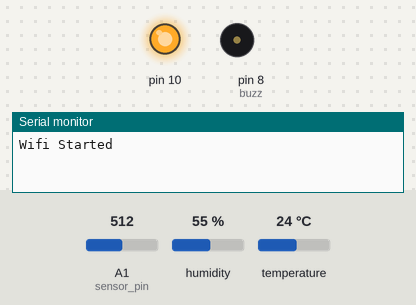
Recording of a sketch running on a simulated Arduino Uno, built with avr-gcc and run on an emulated ATmega328P. Parts: output pins drawn as LEDs (lit = HIGH), buzzer (waves = sounding, pin HIGH), the last lines printed to the serial monitor. Inputs (shaded band) come from the test bench; at power-on: A1 (sensor_pin) = 512, humidity 55 %, temperature 24 °C. The modem accepts every AT command (registered, SIM ready, sends succeed) and sends nothing else.

Above: at 0.1 s.
At 4.1 s:
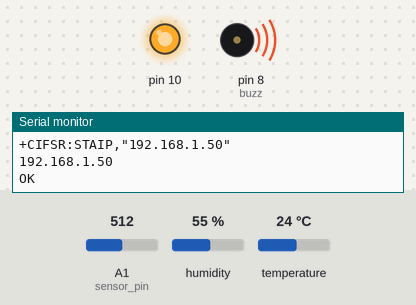
Timing chart, 0 to 5.6 s (numbered marks = the images above):
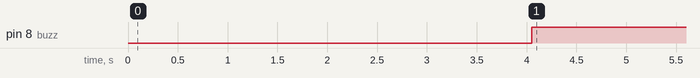

The sketch:

new_iot_irri.ino
```cpp
#include<SoftwareSerial.h>
#include <SPI.h>
#include<dht.h>
#define DEBUG "TRUE"
#define dht_apin A0 // Analog Pin to which the sensor is connected

const int sensor_pin = A1;                        /* Soil moisture sensor O/P pin */
int buzz=8;                                                  /* Buzzer Pin */
const int MOISTURE_LEVEL = 400;        /* Moisture level below which buzzer high*/


SoftwareSerial wifi(2,3); //rx, tx

dht DHT;

void setup()
{

  Serial.begin(9600);
  pinMode(buzz,OUTPUT);// Initialize serial communications with the PC
  while (!Serial);     // Do nothing if no serial port is opened (added for Arduinos based on ATMEGA32U4)
  SPI.begin();        // Init SPI bus
  Serial.println("Wifi Started");
  wifi.begin(9600);
  sendData("AT+RST\r\n",3000,DEBUG);
  sendData("AT+CIFSR\r\n",1000,DEBUG);

}

void loop()
{
  DHT.read11(dht_apin);
  int a=(int)DHT.temperature;
  int b=(int)DHT.humidity;
  float c=soil();
  iot(a,b,c);
  delay(5000);


}
int soil()
{
  float moisture_percentage;
  int sensor_analog;
  sensor_analog = analogRead(sensor_pin);                 /* Read soil sensor value*/
  moisture_percentage = (100-((sensor_analog/1023.00)*100));     /* Calculate moisture %*/
  if(sensor_analog < MOISTURE_LEVEL)
  {                        /* Buzzer HIGH */
    digitalWrite(buzz,LOW);
  }

  else
  {                                                           /*Buzzer LOW*/
    digitalWrite(buzz,HIGH);
  }
  return moisture_percentage;

}
void iot(int t,int h, float s)
{
      sendData("AT+CIPMUX=1\r\n",100,DEBUG); //set multiplexer to multiple connections

      sendData("AT+CIPSTART=1,\"TCP\",\"192.168.43.37\",80\r\n",150,DEBUG); // set the host website while mentioning the host and port number and the connection number

      String cipstart="GET /web/increment.php?temperature=";
      cipstart+=(String)t;
      cipstart+="&humidity=";
      cipstart+=(String)h;
      cipstart+="&soil=";
      cipstart+=(String)s;
      cipstart+=" HTTP/1.1\r\n"; //GET request in a String containing the information of the RFID card tapped

      String HOST="HOST: 192.168.43.37\r\n"; //mentioning the host address in the massage to be sent

      String conn="CONNECTION: keep-alive\r\n\r\n\r\n";
      int l=cipstart.length()+HOST.length()+conn.length(); //finding the total length of the massage to be sent

      String cipsend="AT+CIPSEND=1,";
      cipsend+=(String)l;
      cipsend+="\r\n"; //Sending information about bytes to be sent over the connection

      sendData(cipsend,100,DEBUG);

      sendData(cipstart,100,DEBUG);

      sendData(HOST,100,DEBUG);

      sendData(conn,100,DEBUG);//self-explanatory, sending the above string to the esp through the function sendData(command,timeout,DEBUG);

      sendData("AT+CIPCLOSE=1\r\n",500,DEBUG); //closing the connection number 1;

}

String sendData(String command, const int timeout, boolean debug)
{
  String response="";
  wifi.print(command);
  delay(timeout);
  while(wifi.available())
  {
    char c=wifi.read();
    response+=c;
  }
  if(debug)
  {
    Serial.println(response);
  }

  return response;
}
```

Measured:
- by itself, pin 8 (buzz): LOW → HIGH at 4.0 s
